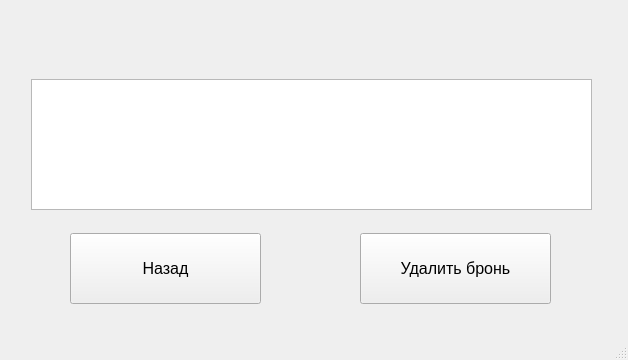
<?xml version="1.0" encoding="UTF-8"?>
<ui version="4.0">
 <class>MainWindow</class>
 <widget class="QMainWindow" name="MainWindow">
  <property name="geometry">
   <rect>
    <x>0</x>
    <y>0</y>
    <width>628</width>
    <height>360</height>
   </rect>
  </property>
  <property name="windowTitle">
   <string>MainWindow</string>
  </property>
  <widget class="QWidget" name="centralwidget">
   <widget class="QTextBrowser" name="infoText">
    <property name="geometry">
     <rect>
      <x>31</x>
      <y>79</y>
      <width>561</width>
      <height>131</height>
     </rect>
    </property>
    <property name="font">
     <font>
      <pointsize>12</pointsize>
     </font>
    </property>
   </widget>
   <widget class="QPushButton" name="backButton">
    <property name="geometry">
     <rect>
      <x>70</x>
      <y>233</y>
      <width>191</width>
      <height>71</height>
     </rect>
    </property>
    <property name="font">
     <font>
      <pointsize>12</pointsize>
     </font>
    </property>
    <property name="text">
     <string>Назад</string>
    </property>
   </widget>
   <widget class="QPushButton" name="deleteButton">
    <property name="geometry">
     <rect>
      <x>360</x>
      <y>233</y>
      <width>191</width>
      <height>71</height>
     </rect>
    </property>
    <property name="font">
     <font>
      <pointsize>12</pointsize>
     </font>
    </property>
    <property name="text">
     <string>Удалить бронь</string>
    </property>
   </widget>
   <widget class="QLabel" name="infoLabel">
    <property name="geometry">
     <rect>
      <x>33</x>
      <y>22</y>
      <width>561</width>
      <height>41</height>
     </rect>
    </property>
    <property name="font">
     <font>
      <pointsize>12</pointsize>
     </font>
    </property>
    <property name="text">
     <string/>
    </property>
   </widget>
  </widget>
  <widget class="QStatusBar" name="statusbar"/>
 </widget>
 <resources/>
 <connections/>
</ui>
